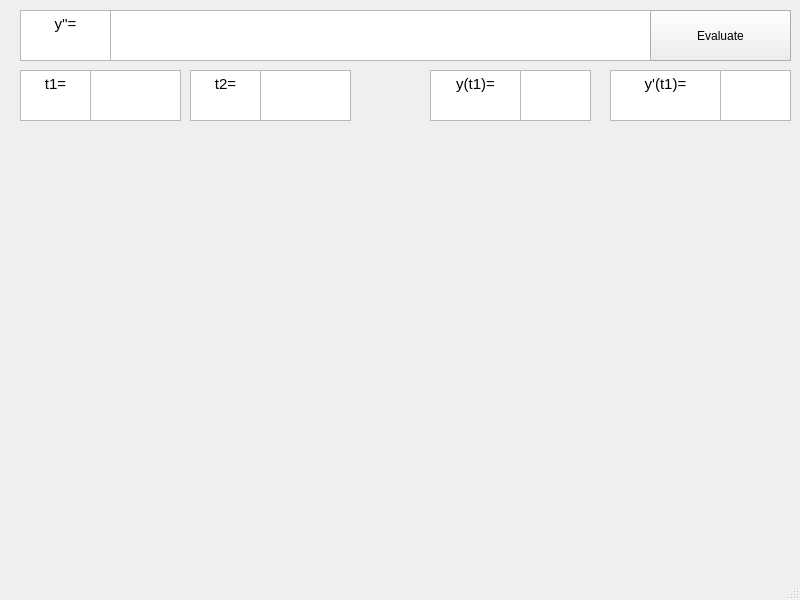
<?xml version="1.0" encoding="UTF-8"?>
<ui version="4.0">
 <class>Diff_solver</class>
 <widget class="QMainWindow" name="Diff_solver">
  <property name="geometry">
   <rect>
    <x>0</x>
    <y>0</y>
    <width>800</width>
    <height>600</height>
   </rect>
  </property>
  <property name="windowTitle">
   <string>Diff_solver</string>
  </property>
  <widget class="QWidget" name="centralwidget">
   <widget class="QTextEdit" name="func_input">
    <property name="geometry">
     <rect>
      <x>110</x>
      <y>10</y>
      <width>681</width>
      <height>51</height>
     </rect>
    </property>
    <property name="sizePolicy">
     <sizepolicy hsizetype="Preferred" vsizetype="Expanding">
      <horstretch>0</horstretch>
      <verstretch>0</verstretch>
     </sizepolicy>
    </property>
    <property name="html">
     <string>&lt;!DOCTYPE HTML PUBLIC &quot;-//W3C//DTD HTML 4.0//EN&quot; &quot;http://www.w3.org/TR/REC-html40/strict.dtd&quot;&gt;
&lt;html&gt;&lt;head&gt;&lt;meta name=&quot;qrichtext&quot; content=&quot;1&quot; /&gt;&lt;style type=&quot;text/css&quot;&gt;
p, li { white-space: pre-wrap; }
&lt;/style&gt;&lt;/head&gt;&lt;body style=&quot; font-family:'Ubuntu'; font-size:11pt; font-weight:400; font-style:normal;&quot;&gt;
&lt;p style=&quot;-qt-paragraph-type:empty; margin-top:0px; margin-bottom:0px; margin-left:0px; margin-right:0px; -qt-block-indent:0; text-indent:0px;&quot;&gt;&lt;br /&gt;&lt;/p&gt;&lt;/body&gt;&lt;/html&gt;</string>
    </property>
   </widget>
   <widget class="QPushButton" name="enter">
    <property name="geometry">
     <rect>
      <x>650</x>
      <y>10</y>
      <width>141</width>
      <height>51</height>
     </rect>
    </property>
    <property name="styleSheet">
     <string notr="true">QPushButton{
	background-color = #FF0000;
	border = 1px solid gray;
	padding = 5px;
}</string>
    </property>
    <property name="text">
     <string>Evaluate</string>
    </property>
   </widget>
   <widget class="QTextEdit" name="text_func">
    <property name="geometry">
     <rect>
      <x>20</x>
      <y>10</y>
      <width>91</width>
      <height>51</height>
     </rect>
    </property>
    <property name="html">
     <string>&lt;!DOCTYPE HTML PUBLIC &quot;-//W3C//DTD HTML 4.0//EN&quot; &quot;http://www.w3.org/TR/REC-html40/strict.dtd&quot;&gt;
&lt;html&gt;&lt;head&gt;&lt;meta name=&quot;qrichtext&quot; content=&quot;1&quot; /&gt;&lt;style type=&quot;text/css&quot;&gt;
p, li { white-space: pre-wrap; }
&lt;/style&gt;&lt;/head&gt;&lt;body style=&quot; font-family:'Ubuntu'; font-size:11pt; font-weight:400; font-style:normal;&quot;&gt;
&lt;p align=&quot;center&quot; style=&quot; margin-top:0px; margin-bottom:0px; margin-left:0px; margin-right:0px; -qt-block-indent:0; text-indent:0px;&quot;&gt;y''=&lt;/p&gt;&lt;/body&gt;&lt;/html&gt;</string>
    </property>
   </widget>
   <widget class="QTextEdit" name="y0">
    <property name="geometry">
     <rect>
      <x>520</x>
      <y>70</y>
      <width>71</width>
      <height>51</height>
     </rect>
    </property>
    <property name="sizePolicy">
     <sizepolicy hsizetype="Preferred" vsizetype="Expanding">
      <horstretch>0</horstretch>
      <verstretch>0</verstretch>
     </sizepolicy>
    </property>
    <property name="html">
     <string>&lt;!DOCTYPE HTML PUBLIC &quot;-//W3C//DTD HTML 4.0//EN&quot; &quot;http://www.w3.org/TR/REC-html40/strict.dtd&quot;&gt;
&lt;html&gt;&lt;head&gt;&lt;meta name=&quot;qrichtext&quot; content=&quot;1&quot; /&gt;&lt;style type=&quot;text/css&quot;&gt;
p, li { white-space: pre-wrap; }
&lt;/style&gt;&lt;/head&gt;&lt;body style=&quot; font-family:'Ubuntu'; font-size:11pt; font-weight:400; font-style:normal;&quot;&gt;
&lt;p style=&quot;-qt-paragraph-type:empty; margin-top:0px; margin-bottom:0px; margin-left:0px; margin-right:0px; -qt-block-indent:0; text-indent:0px;&quot;&gt;&lt;br /&gt;&lt;/p&gt;&lt;/body&gt;&lt;/html&gt;</string>
    </property>
   </widget>
   <widget class="QTextEdit" name="text_init">
    <property name="geometry">
     <rect>
      <x>430</x>
      <y>70</y>
      <width>91</width>
      <height>51</height>
     </rect>
    </property>
    <property name="html">
     <string>&lt;!DOCTYPE HTML PUBLIC &quot;-//W3C//DTD HTML 4.0//EN&quot; &quot;http://www.w3.org/TR/REC-html40/strict.dtd&quot;&gt;
&lt;html&gt;&lt;head&gt;&lt;meta name=&quot;qrichtext&quot; content=&quot;1&quot; /&gt;&lt;style type=&quot;text/css&quot;&gt;
p, li { white-space: pre-wrap; }
&lt;/style&gt;&lt;/head&gt;&lt;body style=&quot; font-family:'Ubuntu'; font-size:11pt; font-weight:400; font-style:normal;&quot;&gt;
&lt;p align=&quot;center&quot; style=&quot; margin-top:0px; margin-bottom:0px; margin-left:0px; margin-right:0px; -qt-block-indent:0; text-indent:0px;&quot;&gt;y(t1)=&lt;/p&gt;&lt;/body&gt;&lt;/html&gt;</string>
    </property>
   </widget>
   <widget class="QCustomPlot" name="Plot" native="true">
    <property name="geometry">
     <rect>
      <x>29</x>
      <y>149</y>
      <width>731</width>
      <height>391</height>
     </rect>
    </property>
   </widget>
   <widget class="QTextEdit" name="y10">
    <property name="geometry">
     <rect>
      <x>720</x>
      <y>70</y>
      <width>71</width>
      <height>51</height>
     </rect>
    </property>
    <property name="sizePolicy">
     <sizepolicy hsizetype="Preferred" vsizetype="Expanding">
      <horstretch>0</horstretch>
      <verstretch>0</verstretch>
     </sizepolicy>
    </property>
    <property name="html">
     <string>&lt;!DOCTYPE HTML PUBLIC &quot;-//W3C//DTD HTML 4.0//EN&quot; &quot;http://www.w3.org/TR/REC-html40/strict.dtd&quot;&gt;
&lt;html&gt;&lt;head&gt;&lt;meta name=&quot;qrichtext&quot; content=&quot;1&quot; /&gt;&lt;style type=&quot;text/css&quot;&gt;
p, li { white-space: pre-wrap; }
&lt;/style&gt;&lt;/head&gt;&lt;body style=&quot; font-family:'Ubuntu'; font-size:11pt; font-weight:400; font-style:normal;&quot;&gt;
&lt;p style=&quot;-qt-paragraph-type:empty; margin-top:0px; margin-bottom:0px; margin-left:0px; margin-right:0px; -qt-block-indent:0; text-indent:0px;&quot;&gt;&lt;br /&gt;&lt;/p&gt;&lt;/body&gt;&lt;/html&gt;</string>
    </property>
   </widget>
   <widget class="QTextEdit" name="text_init_2">
    <property name="geometry">
     <rect>
      <x>610</x>
      <y>70</y>
      <width>111</width>
      <height>51</height>
     </rect>
    </property>
    <property name="html">
     <string>&lt;!DOCTYPE HTML PUBLIC &quot;-//W3C//DTD HTML 4.0//EN&quot; &quot;http://www.w3.org/TR/REC-html40/strict.dtd&quot;&gt;
&lt;html&gt;&lt;head&gt;&lt;meta name=&quot;qrichtext&quot; content=&quot;1&quot; /&gt;&lt;style type=&quot;text/css&quot;&gt;
p, li { white-space: pre-wrap; }
&lt;/style&gt;&lt;/head&gt;&lt;body style=&quot; font-family:'Ubuntu'; font-size:11pt; font-weight:400; font-style:normal;&quot;&gt;
&lt;p align=&quot;center&quot; style=&quot; margin-top:0px; margin-bottom:0px; margin-left:0px; margin-right:0px; -qt-block-indent:0; text-indent:0px;&quot;&gt;y'(t1)=&lt;/p&gt;&lt;/body&gt;&lt;/html&gt;</string>
    </property>
   </widget>
   <widget class="QTextEdit" name="textEdit">
    <property name="geometry">
     <rect>
      <x>20</x>
      <y>70</y>
      <width>71</width>
      <height>51</height>
     </rect>
    </property>
    <property name="html">
     <string>&lt;!DOCTYPE HTML PUBLIC &quot;-//W3C//DTD HTML 4.0//EN&quot; &quot;http://www.w3.org/TR/REC-html40/strict.dtd&quot;&gt;
&lt;html&gt;&lt;head&gt;&lt;meta name=&quot;qrichtext&quot; content=&quot;1&quot; /&gt;&lt;style type=&quot;text/css&quot;&gt;
p, li { white-space: pre-wrap; }
&lt;/style&gt;&lt;/head&gt;&lt;body style=&quot; font-family:'Ubuntu'; font-size:11pt; font-weight:400; font-style:normal;&quot;&gt;
&lt;p align=&quot;center&quot; style=&quot; margin-top:0px; margin-bottom:0px; margin-left:0px; margin-right:0px; -qt-block-indent:0; text-indent:0px;&quot;&gt;t1=&lt;/p&gt;&lt;/body&gt;&lt;/html&gt;</string>
    </property>
   </widget>
   <widget class="QTextEdit" name="t1">
    <property name="geometry">
     <rect>
      <x>90</x>
      <y>70</y>
      <width>91</width>
      <height>51</height>
     </rect>
    </property>
   </widget>
   <widget class="QTextEdit" name="t2">
    <property name="geometry">
     <rect>
      <x>260</x>
      <y>70</y>
      <width>91</width>
      <height>51</height>
     </rect>
    </property>
   </widget>
   <widget class="QTextEdit" name="textEdit_4">
    <property name="geometry">
     <rect>
      <x>190</x>
      <y>70</y>
      <width>71</width>
      <height>51</height>
     </rect>
    </property>
    <property name="html">
     <string>&lt;!DOCTYPE HTML PUBLIC &quot;-//W3C//DTD HTML 4.0//EN&quot; &quot;http://www.w3.org/TR/REC-html40/strict.dtd&quot;&gt;
&lt;html&gt;&lt;head&gt;&lt;meta name=&quot;qrichtext&quot; content=&quot;1&quot; /&gt;&lt;style type=&quot;text/css&quot;&gt;
p, li { white-space: pre-wrap; }
&lt;/style&gt;&lt;/head&gt;&lt;body style=&quot; font-family:'Ubuntu'; font-size:11pt; font-weight:400; font-style:normal;&quot;&gt;
&lt;p align=&quot;center&quot; style=&quot; margin-top:0px; margin-bottom:0px; margin-left:0px; margin-right:0px; -qt-block-indent:0; text-indent:0px;&quot;&gt;t2=&lt;/p&gt;&lt;/body&gt;&lt;/html&gt;</string>
    </property>
   </widget>
  </widget>
  <widget class="QMenuBar" name="menubar">
   <property name="geometry">
    <rect>
     <x>0</x>
     <y>0</y>
     <width>800</width>
     <height>39</height>
    </rect>
   </property>
  </widget>
  <widget class="QStatusBar" name="statusbar"/>
 </widget>
 <customwidgets>
  <customwidget>
   <class>QCustomPlot</class>
   <extends>QWidget</extends>
   <header>qcustomplot.h</header>
   <container>1</container>
  </customwidget>
 </customwidgets>
 <resources/>
 <connections/>
</ui>
